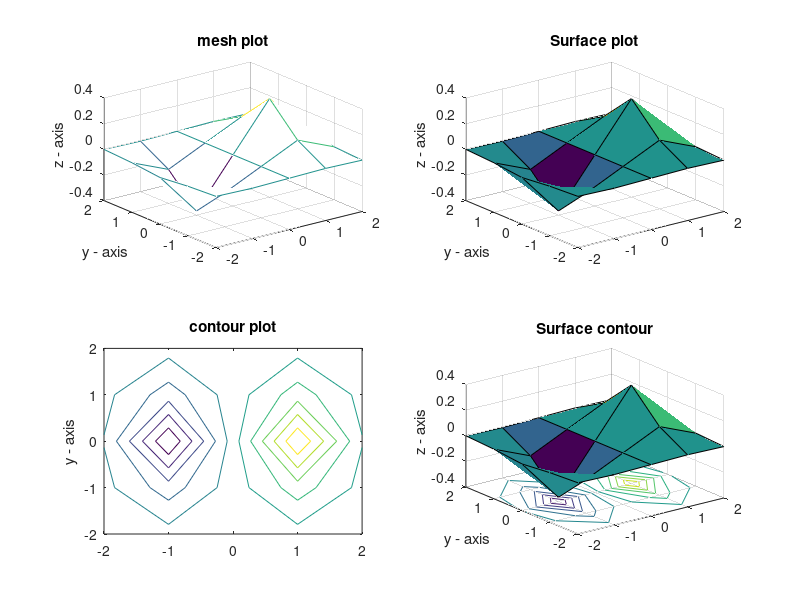

This figure's MATLAB source:
% Based on https://www.youtube.com/watch?v=6jwDPk1_l40

%%
x = linspace(0, 10*pi, 1000);
y = cos(x);
z = sin(x);
comet3(x, y, z); % Animation, cool~
% for only plot, use plot3()
grid;
xlabel('angle');
ylabel('cos(x)');
zlabel('sin(x)');
title('A spring');
%%
t = 0 : 0.1 : 10;
x = exp(-0.2*t) .* cos(2*t);
y = exp(-0.2*t) .* sin(2*t);

plot(t, x);
input('Press Enter to Continue ...');
plot(t, y);
input('Press Enter to Continue ...');
comet3(x, y, t);
xlabel('x');
ylabel('y');
zlabel('time');


%%
z = [1 2 3 4 5 6 7 8 9 10; 
     2 4 6 8 10 12 14 16 18 20;
     3 4 5 6 7 8 9 10 11 12];
 subplot(2, 1, 1);
 mesh(z)
 xlabel('x-axis')
 ylabel('y-axis')
 zlabel('z-axis')
 subplot(2, 1, 2);
 mesh(1:10, 1:3, z);
 xlabel('x - axis');
 ylabel('y - axis');
 zlabel('z - axis');
 %%
 z = [1:10;2:2:20;3:12];
 x = linspace(1, 1000, 10);
 y = linspace(pi, exp(1), 3);
 mesh(z);
 pause(10);
 mesh(x, y, z);
 pause(5);
 surf(x, y, z);
 
 %%
 Xvals = -2 : 1 : 2;
 Yvals = -2 : 1 : 2;
 
 [X, Y] = meshgrid(Xvals, Yvals);
 
 Z = X .* exp(-(X.^2 + Y.^2));
 subplot(2, 2, 1);
 mesh(X, Y, Z);
 ylabel('y - axis'), zlabel('z - axis'), title('mesh plot');
 
 subplot(2, 2, 2);
 surf(X, Y, Z);
 ylabel('y - axis'), zlabel('z - axis'), title('Surface plot');
 
 subplot(2, 2, 3);
 contour(X, Y, Z);
 ylabel('y - axis'), zlabel('z - axis'), title('contour plot');
 
 subplot(2, 2, 4);
 surfc(X, Y, Z);
 ylabel('y - axis'), zlabel('z - axis'), title('Surface contour');
 
 % Try to change interval of X and Y to 0.1 !
 
 
